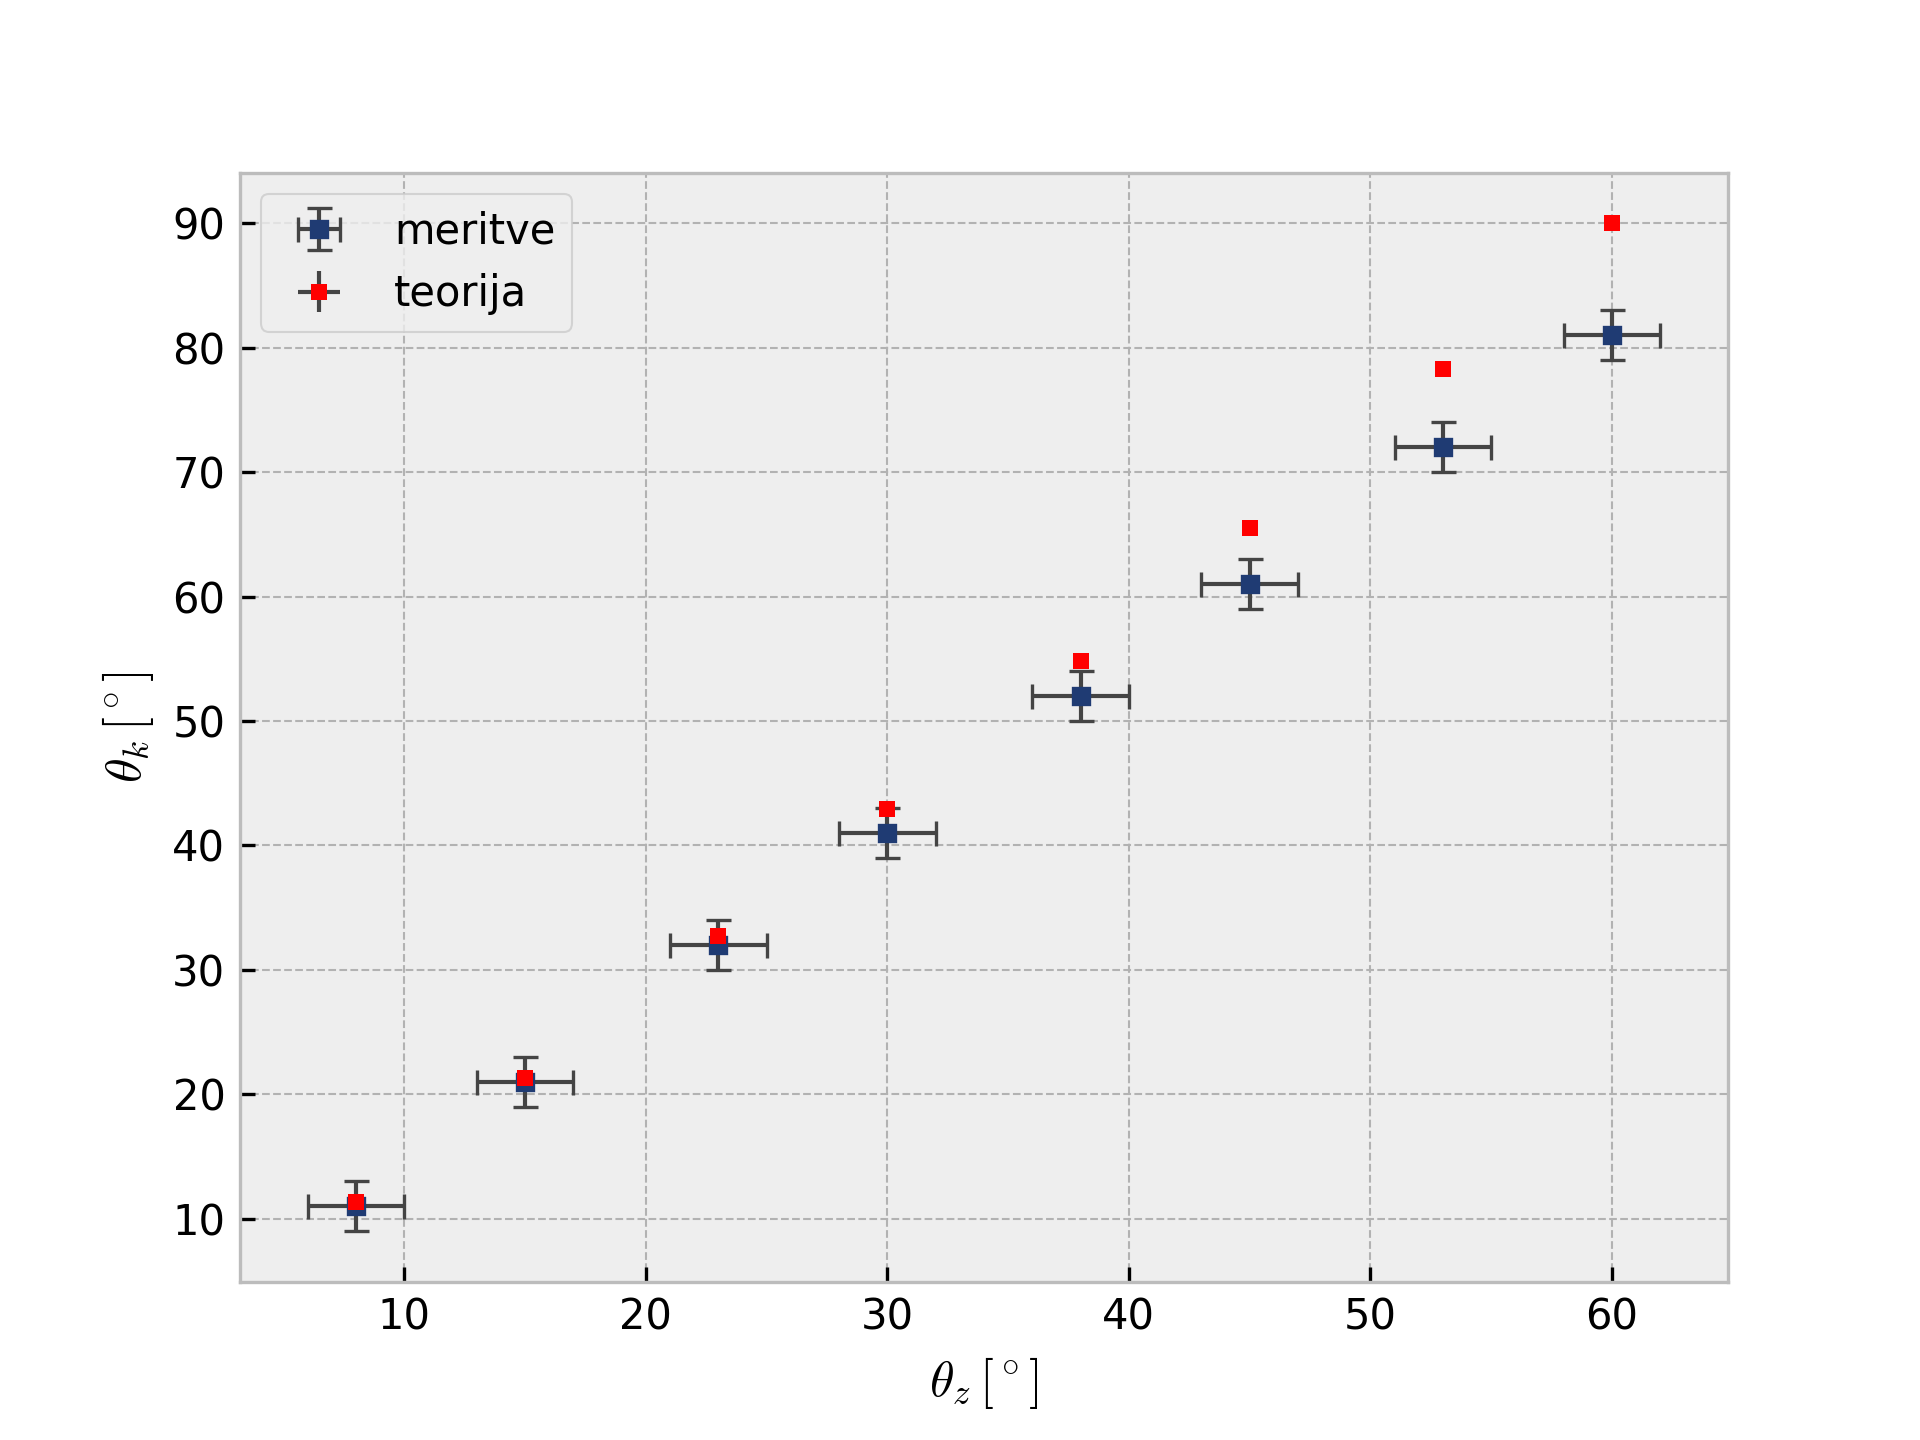

Write the Python code that produced this figure.
import numpy as np
import matplotlib.pyplot as plt
from scipy.optimize import curve_fit
import pandas as pd

plt.style.use('bmh') #ZELO DOBER PRESET!!!

# print(plt.style.available)

df = pd.read_excel("data2.ods", engine="odf")

print(df)

x = df.iloc[:,0].to_numpy()
y = df.iloc[:,1].to_numpy()
y_cal = df.iloc[:,4].to_numpy()
x_cal = x
x_err = df.iloc[:,2].to_numpy()
y_err = df.iloc[:,3].to_numpy()

print(x); print(y); print(x_err); print(y_err)

# Model (linear fit)
def f(x, a, b):
    return a*x + b

# Fit
# params, cov = curve_fit(f, x, y, sigma=y_err)
# a, b = params
# errors = np.sqrt(np.diag(cov))

# Plot

#wow:
plt.errorbar(
    x, y,
    yerr=y_err,
    xerr=x_err,
    fmt='s',  # square markers
    markersize=4,  # smaller dots
    color='#1f3b73',  # dark blue (markers + line)
    ecolor='#444444',  # dark grey error bars
    elinewidth=1,  # thin error lines
    capsize=3,  # "T" caps size
    capthick=1,  # thickness of caps
    markeredgewidth=0.8,
    linestyle='none',  # no connecting lines
    label='meritve'
)
plt.errorbar(
    x_cal, y_cal,
    yerr=0,
    xerr=0,
    fmt='s',  # square markers
    markersize=4,  # smaller dots
    color='#ff0000',  # dark red (markers + line)
    ecolor='#444444',  # dark grey error bars
    elinewidth=1,  # thin error lines
    capsize=3,  # "T" caps size
    capthick=1,  # thickness of caps
    markeredgewidth=0,
    linestyle='none',  # no connecting lines
    label='teorija'
)

x_fit = np.linspace(min(x), max(x), 100)
# plt.plot(x_fit, f(x_fit, a, b), label=f'fit: y={a:.2f}x+{b:.2f}')

plt.legend()
plt.xlabel(r"$\theta_{z}\,[^\circ]$")
plt.ylabel(r"$\theta_{k}\,[^\circ]$")
plt.savefig("graf2.png", dpi=300)

plt.show()

# print("a =", a, "±", errors[0])
# print("b =", b, "±", errors[1])

#neke
